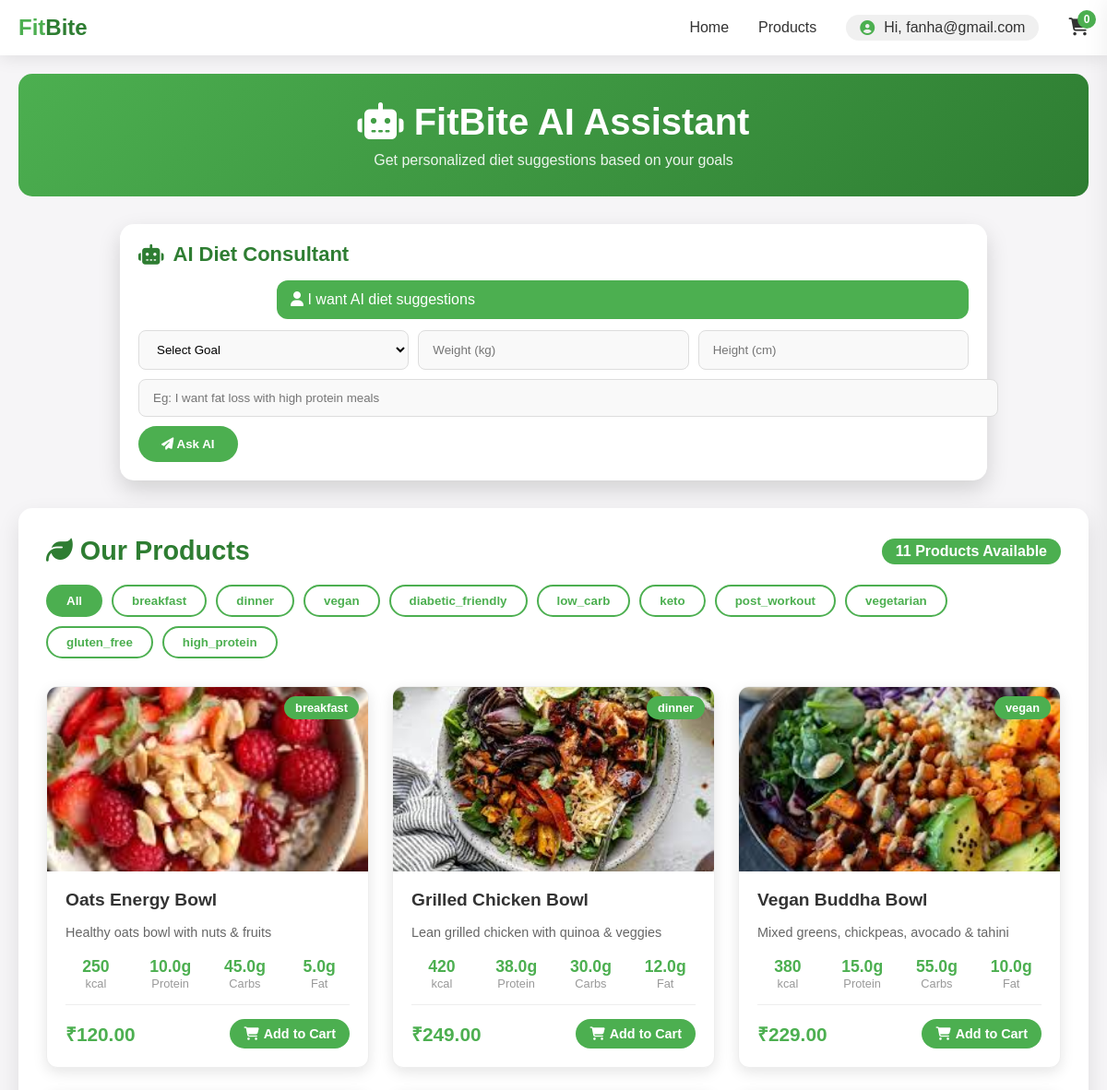
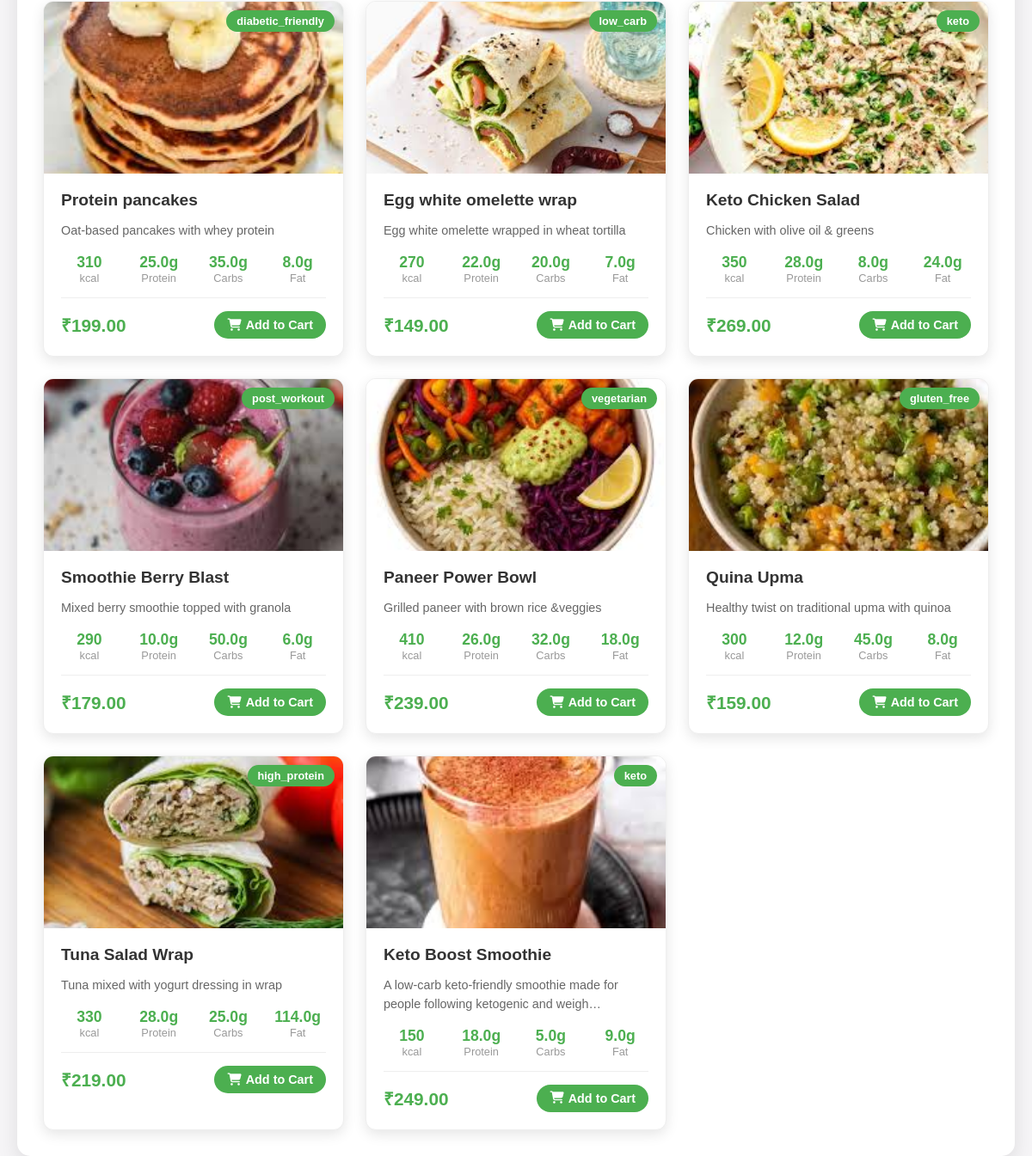
/opensearch/ (signed in), run on the app's committed database (2 pictures, top to bottom).
### FitBite_App/models.py (models this page shows, shortened)
class products(models.Model):
    seller = models.ForeignKey(Seller,on_delete=models.CASCADE)
    product_name = models.CharField(max_length=150)
    description = models.TextField()
    image = models.ImageField(upload_to='product_images/',null=True,blank=True)
    category = models.CharField(max_length=200)
    calories = models.PositiveIntegerField(null=True)
    protein = models.FloatField(null=True, blank=True)
    carbs = models.FloatField(null=True, blank=True)
    fat = models.FloatField(null=True, blank=True)
    fiber= models.FloatField(null=True, blank=True)
    price = models.DecimalField(max_digits=8,decimal_places=2)
    stock_quantity = models.PositiveIntegerField()
    weight = models.FloatField(null=True, blank=True)

### FitBite_App/views.py (the view)
# urls.py: path('opensearch/', openserch, name='opensearch'),
def openserch(request):
    all_products = products.objects.all()
    categories = products.objects.values_list('category', flat=True).distinct()
    cart_count = 0
    user_email = None
    if 'uid' in request.session:
        user_email = request.session['uid']
        cart_count = Cart.objects.filter(user_email=user_email).count()
    context = {
        'products': all_products,
        'categories': categories,
        'total_products': all_products.count(),
        'cart_count': cart_count,
        'user_email': user_email
    }
    return render(request, 'user-search.html', context)

### template/user-search.html (shortened to what this page needs)
<!DOCTYPE html>
<html>
<head>
<link rel="stylesheet" href="https://cdnjs.cloudflare.com/ajax/libs/font-awesome/6.4.0/css/all.min.css">
</head>
<body>
    <nav class="navbar">
        <div class="container">
            <a href="/" class="navbar-brand">
                <h1>
                    <span class="text-primary">Fit</span><span class="text-success">Bite</span>
                </h1>
            </a>
            <ul class="nav-menu" id="navMenu">
                <li class="nav-item">
                    <a href="{% url 'userdashboard' %}" class="nav-link">Home</a>
                </li>
                    <a href="#products" class="nav-link">Products</a>
                {% if user_email %}
                <li class="nav-item">
                    <div class="user-welcome">
                        <i class="fas fa-user-circle"></i>
                        <span>Hi, {{ user_email|truncatechars:15 }}</span>
                    </div>
                </li>
                {% else %}
                <li class="nav-item">
                    <a href="/login" class="nav-link">Login</a>
                </li>
                {% endif %}
                <li class="nav-item">
                    <a href="#" class="cart-icon" id="cartToggle">
                        <i class="fas fa-shopping-cart"></i>
                        <span class="cart-count" id="cartCount">{{ cart_count }}</span>
                    </a>
                </li>
            </ul>
        </div>
    </nav>
<div class="container">
    <div class="page-header">
        <h1><i class="fas fa-robot"></i> FitBite AI Assistant</h1>
        <p>Get personalized diet suggestions based on your goals</p>
    </div>
    <div class="chat-box">
        <div class="chat-header">
            <i class="fas fa-robot"></i> AI Diet Consultant
        </div>
        <form method="POST" action="../../searchproduct/">
            <div class="user-msg">
                <i class="fas fa-user"></i> I want AI diet suggestions
            </div>
            <div class="input-group">
                <select name="goal" required>
                    <option value="" {% if not goal %}selected{% endif %}>Select Goal</option>
                </select>
                <input type="number" name="weight" placeholder="Weight (kg)" value="{{ request.POST.weight }}" required>
                <input type="number" name="height" placeholder="Height (cm)" value="{{ request.POST.height }}" required>
            </div>
            <input style="width:100%; margin-top:10px"
                   name="prompt"
                   placeholder="Eg: I want fat loss with high protein meals"
                   value="{{ request.POST.prompt }}">
            <button style="margin-top:10px" type="submit">
                <i class="fas fa-paper-plane"></i> Ask AI
            </button>
        </form>
    </div>
    <div class="products-section" id="products">
        <div class="section-header">
            <h2><i class="fas fa-leaf"></i> Our Products</h2>
            <span class="product-count">{{ total_products }} Products Available</span>
        </div>
        <div class="category-filters">
            <button class="category-btn active" onclick="filterProducts('all')">All</button>
            {% for category in categories %}
            <button class="category-btn" onclick="filterProducts('{{ category|lower }}')">{{ category }}</button>
            {% endfor %}
        </div>
        <div class="products-grid" id="productsGrid">
            {% if products %}
                {% for product in products %}
                <div class="product-card" data-category="{{ product.category|lower }}" data-product-id="{{ product.id }}">
                    <div class="product-image">
                        {% if product.image %}
                        <img src="{{ product.image.url }}" alt="{{ product.product_name }}">
                        {% else %}
                        <img src="https://via.placeholder.com/300x200?text=No+Image" alt="No image">
                        {% endif %}
                        <div class="product-badge">{{ product.category }}</div>
                    </div>
                    <div class="product-info">
                        <h3>{{ product.product_name }}</h3>
                        <p>{{ product.description|truncatechars:80 }}</p>
                        <div class="nutrition-info">
                            <div class="nutrition-item">
                                <div class="nutrition-value">{{ product.calories }}</div>
                                <div class="nutrition-label">kcal</div>
                            </div>
                            <div class="nutrition-item">
                                <div class="nutrition-value">{{ product.protein }}g</div>
                                <div class="nutrition-label">Protein</div>
                            </div>
                            <div class="nutrition-item">
                                <div class="nutrition-value">{{ product.carbs }}g</div>
                                <div class="nutrition-label">Carbs</div>
                            </div>
                            <div class="nutrition-item">
                                <div class="nutrition-value">{{ product.fat }}g</div>
                                <div class="nutrition-label">Fat</div>
                            </div>
                        </div>
                        <div class="price-section">
                            <span class="price">₹{{ product.price }}</span>
                            {% if user_email %}
                            <button class="add-to-cart" onclick="addToCart({{ product.id }})" {% if product.stock_quantity <= 0 %}disabled{% endif %}>
                                <i class="fas fa-shopping-cart"></i>
                                {% if product.stock_quantity > 0 %}Add to Cart{% else %}Out of Stock{% endif %}
                            </button>
                            {% else %}
                            <a href="/login" class="add-to-cart" style="text-decoration: none;">
                                <i class="fas fa-sign-in-alt"></i> Login to Buy
                            </a>
                            {% endif %}
                        </div>
                    </div>
                </div>
                {% endfor %}
            {% else %}
            <div class="no-results">
                <i class="fas fa-search"></i>
                <h3>No products found</h3>
                <p>Try adjusting your search criteria</p>
            </div>
            {% endif %}
        </div>
    </div>
</div>
</body>
</html>

### data on the page
products: image (picture), category "breakfast", product_name "Oats Energy Bowl", description "Healthy oats bowl with nuts & fruits", calories "250", protein "10.0", carbs "45.0", fat "5.0", price "120.00", stock_quantity "Add to Cart"
products: image (picture), category "dinner", product_name "Grilled Chicken Bowl", description "Lean grilled chicken with quinoa & veggies", calories "420", protein "38.0", carbs "30.0", fat "12.0", price "249.00", stock_quantity "Add to Cart"
products: image (picture), category "vegan", product_name "Vegan Buddha Bowl", description "Mixed greens, chickpeas, avocado & tahini", calories "380", protein "15.0", carbs "55.0", fat "10.0", price "229.00", stock_quantity "Add to Cart"
products: image (picture), category "diabetic_friendly", product_name "Protein pancakes", description "Oat-based pancakes with whey protein", calories "310", protein "25.0", carbs "35.0", fat "8.0", price "199.00", stock_quantity "Add to Cart"
products: image (picture), category "low_carb", product_name "Egg white omelette wrap", description "Egg white omelette wrapped in wheat tortilla", calories "270", protein "22.0", carbs "20.0", fat "7.0", price "149.00", stock_quantity "Add to Cart"
products: image (picture), category "keto", product_name "Keto Chicken Salad", description "Chicken with olive oil & greens", calories "350", protein "28.0", carbs "8.0", fat "24.0", price "269.00", stock_quantity "Add to Cart"
products: image (picture), category "post_workout", product_name "Smoothie Berry Blast", description "Mixed berry smoothie topped with granola", calories "290", protein "10.0", carbs "50.0", fat "6.0", price "179.00", stock_quantity "Add to Cart"
products: image (picture), category "vegetarian", product_name "Paneer Power Bowl", description "Grilled paneer with brown rice &veggies", calories "410", protein "26.0", carbs "32.0", fat "18.0", price "239.00", stock_quantity "Add to Cart"
products: image (picture), category "gluten_free", product_name "Quina Upma", description "Healthy twist on traditional upma with quinoa", calories "300", protein "12.0", carbs "45.0", fat "8.0", price "159.00", stock_quantity "Add to Cart"
products: image (picture), category "high_protein", product_name "Tuna Salad Wrap", description "Tuna mixed with yogurt dressing in wrap", calories "330", protein "28.0", carbs "25.0", fat "114.0", price "219.00", stock_quantity "Add to Cart"
products: image (picture), category "keto", product_name "Keto Boost Smoothie", description "A low-carb keto-friendly smoothie made for people following ketogenic and weigh…", calories "150", protein "18.0", carbs "5.0", fat "9.0", price "249.00", stock_quantity "Add to Cart"

### other printed values
{{ user_email|truncatechars:15 }} "fanha@gmail.com"
{{ cart_count }} "0"
{{ total_products }} "11"
{{ category }} "breakfast" "dinner" "vegan" "diabetic_friendly" "low_carb" "keto" "post_workout" "vegetarian" "gluten_free" "high_protein"
